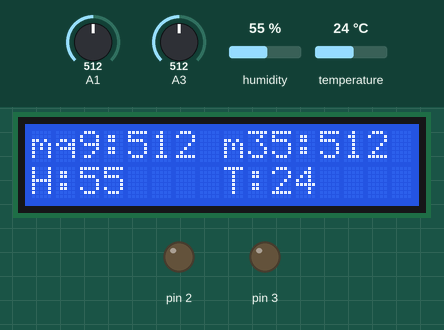
Bench run of a sketch on a simulated Arduino Uno, built with avr-gcc and run on an emulated ATmega328P. Shown: 16×2 character LCD, output pins drawn as LEDs (lit = HIGH). Inputs (shaded band) come from the test bench; at power-on: humidity 55 %, A1 = 512, A3 = 512, temperature 24 °C. The modem accepts every AT command (registered, SIM ready, sends succeed) and sends nothing else; what the sketch prints to the serial monitor is not drawn.

Above: at 4.7 s.
4.8 s: humidity set to 69 %
At 11.0 s:
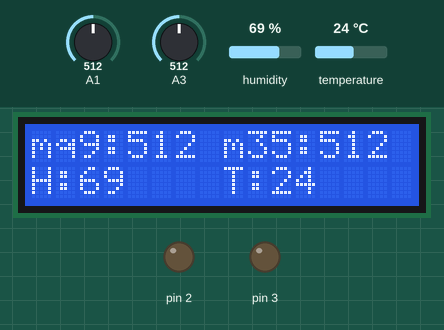
12.1 s: humidity set to 72 %
At 18.8 s:
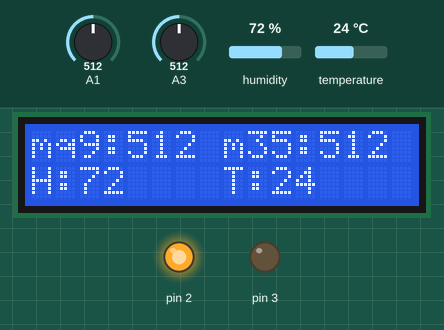
19.1 s: A1 set to 716
At 25.7 s:
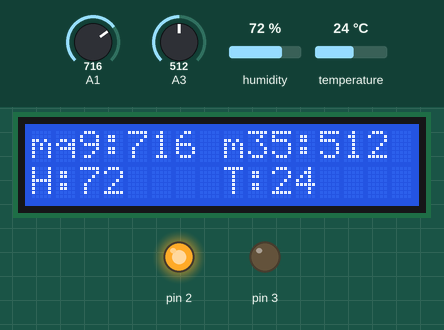
26.2 s: A3 set to 716
At 32.6 s:
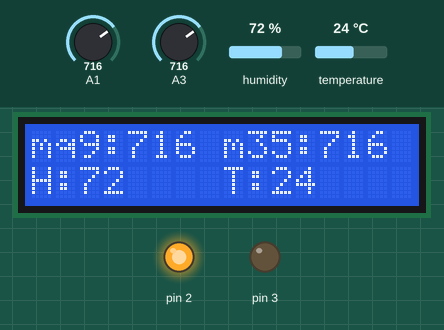
33.2 s: temperature set to 12 °C
At 39.3 s:
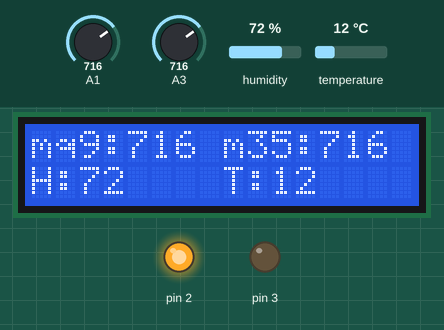
40.3 s: A1 set to 810
At 47.2 s:
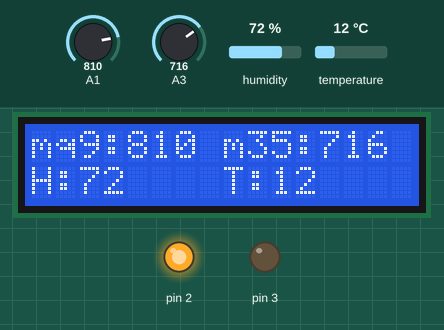
Timing chart, 0 to 48.3 s (numbered marks = the images above; inputs shaded):
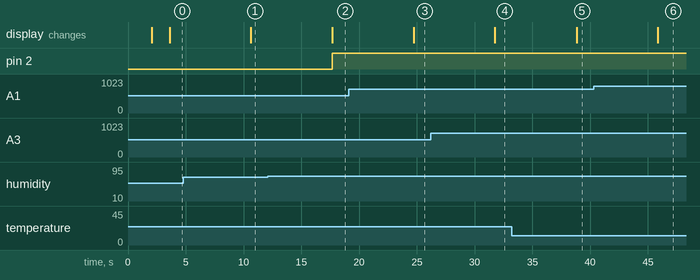

The sketch:

code_basket.ino
```cpp
#include <SoftwareSerial.h>
// include the library code:
#include <LiquidCrystal.h>

// initialize the library with the numbers of the interface pins
LiquidCrystal lcd(7, 8, 9, 10, 11, 12);
#include <stdlib.h>
#include <dht.h>
#define dht_dpin A0
int mq135;
int mq9;
int i, j;
dht DHT;

char buf1[16];
char buf2[16];
char buf3[16];
char buf4[16];
char buf5[16];
String strmq135;
String strmq9;

String stri;
String strj;

// replace with your channel's thingspeak API key
String apiKey = "INYN3P915WIIDETA";


SoftwareSerial ser(5, 6); // RX, TX

// this runs once
void setup() {
  // initialize the digital pin as an output.
   lcd.begin(16, 2);
lcd.setCursor(0, 0);
 lcd.print("IOT Sensor ");

 delay(2000);
 lcd.clear();

analogReference(DEFAULT);
  // enable debug serial
  Serial.begin(9600);
  // enable software serial
  ser.begin(115200);
// reset ESP8266
  ser.println("AT+RST");
   delay(500);
  ser.println("AT+CWMODE=3");
   delay(500);
  ser.println("AT+CWJAP=\"project\",\"12345678\"");
  delay(500);
  pinMode(2, OUTPUT);
  digitalWrite(2, LOW);
    pinMode(3, OUTPUT);
  digitalWrite(3, LOW);
  pinMode(A2, INPUT);
    pinMode(A3, INPUT);
      pinMode(A4, INPUT);
      digitalWrite(A4, HIGH);
}


// the loop
void loop() {
   DHT.read11(dht_dpin);


 i=DHT.humidity;
      j =DHT.temperature;

mq9 = analogRead(A1); //mq9
mq135 = analogRead(A3); //mq135
if(i>70 || j>39 || mq9>800 || mq135>800)
{
  digitalWrite(2, HIGH);
}
else
{
   digitalWrite(2, LOW);
}

    lcd.setCursor(0, 0);
     lcd.print("mq9:");
 lcd.print(mq9);
 lcd.print(" ");

    lcd.setCursor(8, 0);
     lcd.print("m35:");
 lcd.print(mq135);
 lcd.print(" ");
  lcd.setCursor(0, 1);
     lcd.print("H:");
 lcd.print(i);
 lcd.print(" ");
  lcd.setCursor(8, 1);
   lcd.print("T:");
 lcd.print(j);
 lcd.print(" ");

// convert to string
  strmq135 = dtostrf(mq135, 4, 1, buf1);
 strmq9 = dtostrf(mq9, 4, 1, buf2);

  // convert to string

  stri = dtostrf(i, 4, 1, buf3);
strj = dtostrf(j, 4, 1, buf4);


   Serial.print(strmq135);
     Serial.print(" ");
   Serial.print(strmq9);
     Serial.print(" ");
    Serial.print(stri);
  Serial.print(" ");
   Serial.print(strj);

  Serial.println(" ");
String cmd = "AT+CIPSTART=\"TCP\",\"";
  cmd += "184.106.153.149"; // api.thingspeak.com
  cmd += "\",80";
  ser.println(cmd);

  if(ser.find("Error")){
    Serial.println("AT+CIPSTART error");
    return;
  }


 // prepare GET string
  String getStr = "GET /update?api_key=";
  getStr += apiKey;
  getStr +="&field4=";
  getStr += String(strmq135);
  getStr += "\r\n\r\n";


// send data length
  cmd = "AT+CIPSEND=";
  cmd += String(getStr.length());
  ser.println(cmd);


   if(ser.find(">")){
    ser.print(getStr);
  }
   else{
    ser.println("AT+CIPCLOSE");
    // alert user
    Serial.println("AT+CIPCLOSE");
  }
  delay(6000);
   DHT.read11(dht_dpin);


 i=DHT.humidity;
      j =DHT.temperature;

mq9 = analogRead(A1); //mq9
mq135 = analogRead(A3); //mq135
if(i>70 || j>39 || mq9>800 || mq135>800)
{
  digitalWrite(2, HIGH);
}
else
{
   digitalWrite(2, LOW);
}

    lcd.setCursor(0, 0);
     lcd.print("mq9:");
 lcd.print(mq9);
 lcd.print(" ");

    lcd.setCursor(8, 0);
     lcd.print("m35:");
 lcd.print(mq135);
 lcd.print(" ");
  lcd.setCursor(0, 1);
     lcd.print("H:");
 lcd.print(i);
 lcd.print(" ");
  lcd.setCursor(8, 1);
   lcd.print("T:");
 lcd.print(j);
 lcd.print(" ");

// convert to string
  strmq135 = dtostrf(mq135, 4, 1, buf1);
 strmq9 = dtostrf(mq9, 4, 1, buf2);

  // convert to string

  stri = dtostrf(i, 4, 1, buf3);
strj = dtostrf(j, 4, 1, buf4);


   Serial.print(strmq135);
     Serial.print(" ");
   Serial.print(strmq9);
     Serial.print(" ");
    Serial.print(stri);
  Serial.print(" ");
   Serial.print(strj);

  Serial.println(" ");


  String cmd1 = "AT+CIPSTART=\"TCP\",\"";
  cmd1 += "184.106.153.149"; // api.thingspeak.com
  cmd1 += "\",80";
  ser.println(cmd1);

  if(ser.find("Error")){
    Serial.println("AT+CIPSTART error");
    return;
  }


 // prepare GET string
  String getStr1 = "GET /update?api_key=";
  getStr1 += apiKey;
  getStr1 +="&field1=";
  getStr1 += String(strmq9);
  getStr1 += "\r\n\r\n";


// send data length
  cmd1 = "AT+CIPSEND=";
  cmd1 += String(getStr1.length());
  ser.println(cmd1);


   if(ser.find(">")){
    ser.print(getStr1);
  }
   else{
    ser.println("AT+CIPCLOSE");
    // alert user
    Serial.println("AT+CIPCLOSE");
  }

  // thingspeak needs 15 sec delay between updates
  delay(6000);
 DHT.read11(dht_dpin);


 i=DHT.humidity;
      j =DHT.temperature;

mq9 = analogRead(A1); //mq9
mq135 = analogRead(A3); //mq135
if(i>70 || j>39 || mq9>800 || mq135>800)
{
  digitalWrite(2, HIGH);
}
else
{
   digitalWrite(2, LOW);
}

    lcd.setCursor(0, 0);
     lcd.print("mq9:");
 lcd.print(mq9);
 lcd.print(" ");

    lcd.setCursor(8, 0);
     lcd.print("m35:");
 lcd.print(mq135);
 lcd.print(" ");
  lcd.setCursor(0, 1);
     lcd.print("H:");
 lcd.print(i);
 lcd.print(" ");
  lcd.setCursor(8, 1);
   lcd.print("T:");
 lcd.print(j);
 lcd.print(" ");

// convert to string
  strmq135 = dtostrf(mq135, 4, 1, buf1);
 strmq9 = dtostrf(mq9, 4, 1, buf2);

  // convert to string

  stri = dtostrf(i, 4, 1, buf3);
strj = dtostrf(j, 4, 1, buf4);


   Serial.print(strmq135);
     Serial.print(" ");
   Serial.print(strmq9);
     Serial.print(" ");
    Serial.print(stri);
  Serial.print(" ");
   Serial.print(strj);

  Serial.println(" ");

   // TCP connection
  String cmd2 = "AT+CIPSTART=\"TCP\",\"";
  cmd2 += "184.106.153.149"; // api.thingspeak.com
  cmd2 += "\",80";
  ser.println(cmd2);

  if(ser.find("Error")){
    Serial.println("AT+CIPSTART error");
    return;
  }


 // prepare GET string
  String getStr2 = "GET /update?api_key=";
  getStr2 += apiKey;
  getStr2 +="&field2=";
  getStr2 += String(stri);
  getStr2 += "\r\n\r\n";


// send data length
  cmd2 = "AT+CIPSEND=";
  cmd2 += String(getStr2.length());
  ser.println(cmd2);


   if(ser.find(">")){
    ser.print(getStr2);
  }
   else{
    ser.println("AT+CIPCLOSE");
    // alert user
    Serial.println("AT+CIPCLOSE");
  }


  // thingspeak needs 15 sec delay between updates
  delay(6000);

  DHT.read11(dht_dpin);


 i=DHT.humidity;
      j =DHT.temperature;

mq9 = analogRead(A1); //mq9
mq135 = analogRead(A3); //mq135
if(i>70 || j>39 || mq9>800 || mq135>800)
{
  digitalWrite(2, HIGH);
}
else
{
   digitalWrite(2, LOW);
}

    lcd.setCursor(0, 0);
     lcd.print("mq9:");
 lcd.print(mq9);
 lcd.print(" ");

    lcd.setCursor(8, 0);
     lcd.print("m35:");
 lcd.print(mq135);
 lcd.print(" ");
  lcd.setCursor(0, 1);
     lcd.print("H:");
 lcd.print(i);
 lcd.print(" ");
  lcd.setCursor(8, 1);
   lcd.print("T:");
 lcd.print(j);
 lcd.print(" ");

// convert to string
  strmq135 = dtostrf(mq135, 4, 1, buf1);
 strmq9 = dtostrf(mq9, 4, 1, buf2);

  // convert to string

  stri = dtostrf(i, 4, 1, buf3);
strj = dtostrf(j, 4, 1, buf4);


   Serial.print(strmq135);
     Serial.print(" ");
   Serial.print(strmq9);
     Serial.print(" ");
    Serial.print(stri);
  Serial.print(" ");
   Serial.print(strj);

  Serial.println(" ");
   // TCP connection
  String cmd3 = "AT+CIPSTART=\"TCP\",\"";
  cmd3 += "184.106.153.149"; // api.thingspeak.com
  cmd3 += "\",80";
  ser.println(cmd3);

  if(ser.find("Error")){
    return;
  }


 // prepare GET string
  String getStr3 = "GET /update?api_key=";
  getStr3 += apiKey;
  getStr3 +="&field3=";
  getStr3 += String(strj);
  getStr3 += "\r\n\r\n";


// send data length
  cmd3 = "AT+CIPSEND=";
  cmd3 += String(getStr3.length());
  ser.println(cmd3);


   if(ser.find(">")){
    ser.print(getStr3);
  }
   else{
    ser.println("AT+CIPCLOSE");
    // alert user
    Serial.println("AT+CIPCLOSE");
  }


  // thingspeak needs 15 sec delay between updates
  delay(6000);
 DHT.read11(dht_dpin);


 i=DHT.humidity;
      j =DHT.temperature;

mq9 = analogRead(A1); //mq9
mq135 = analogRead(A3); //mq135
if(i>70 || j>39 || mq9>800 || mq135>800)
{
  digitalWrite(2, HIGH);
}
else
{
   digitalWrite(2, LOW);
}

    lcd.setCursor(0, 0);
     lcd.print("mq9:");
 lcd.print(mq9);
 lcd.print(" ");

    lcd.setCursor(8, 0);
     lcd.print("m35:");
 lcd.print(mq135);
 lcd.print(" ");
  lcd.setCursor(0, 1);
     lcd.print("H:");
 lcd.print(i);
 lcd.print(" ");
  lcd.setCursor(8, 1);
   lcd.print("T:");
 lcd.print(j);
 lcd.print(" ");

// convert to string
  strmq135 = dtostrf(mq135, 4, 1, buf1);
 strmq9 = dtostrf(mq9, 4, 1, buf2);

  // convert to string

  stri = dtostrf(i, 4, 1, buf3);
strj = dtostrf(j, 4, 1, buf4);


   Serial.print(strmq135);
     Serial.print(" ");
   Serial.print(strmq9);
     Serial.print(" ");
    Serial.print(stri);
  Serial.print(" ");
   Serial.print(strj);

  Serial.println(" ");
}
```

Measured:
- the behaviour switches between 70 and 71 % on humidity (found by bisection; images 1 and 2)
- after the input at 4.8 s, the display: changes after 5.8 s (image 1)
- after the input at 12.1 s, pin 2: LOW → HIGH after 5.6 s; the display: changes after 5.6 s (image 2)
- after the input at 19.1 s, the display: changes after 5.6 s (image 3)
- after the input at 26.2 s, the display: changes after 5.6 s (image 4)
- after the input at 33.2 s, the display: changes after 5.6 s (image 5)
- after the input at 40.3 s, the display: changes after 5.6 s (image 6)
